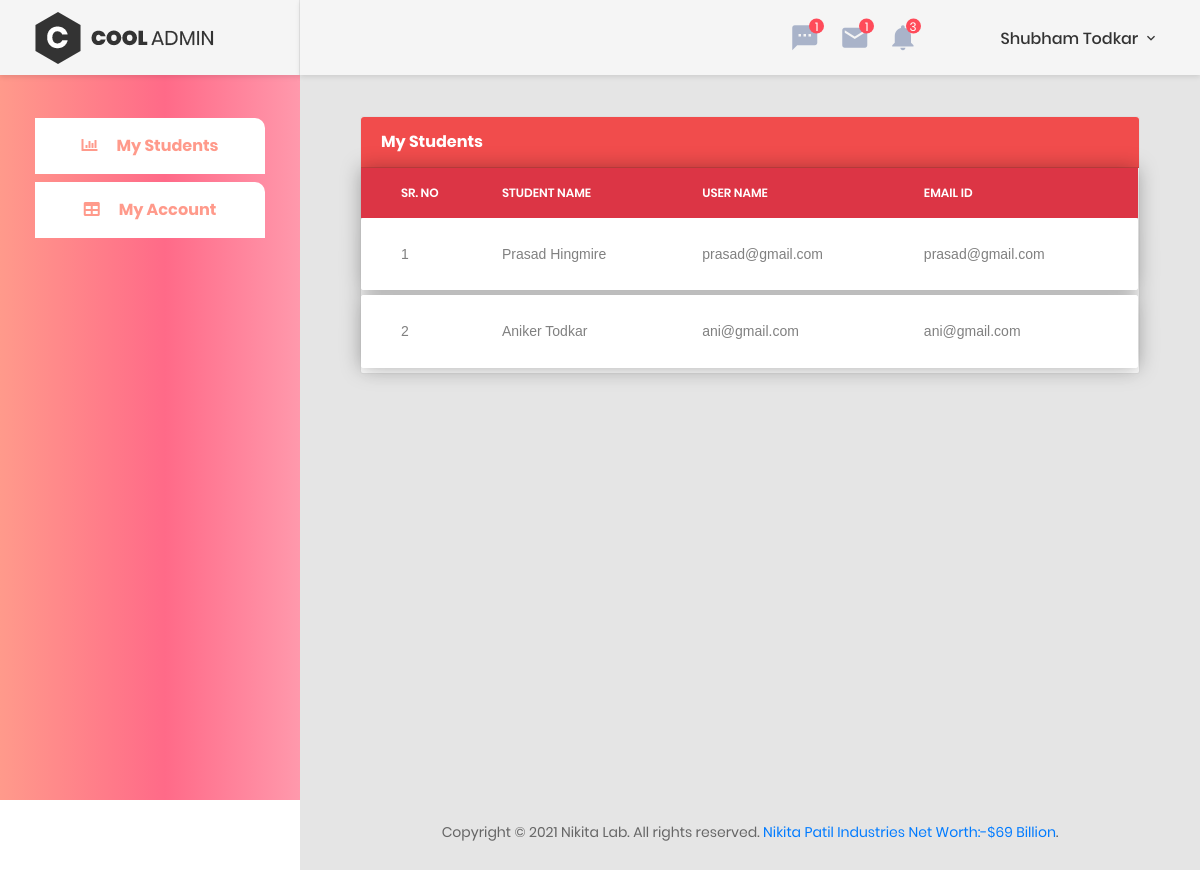
Screenshot of /influencer/my_students.php (signed in) with the database file from the repository.
### tables this page shows
CREATE TABLE `influencer` (
  `influ_id` int(11) NOT NULL,
  `influ_firstname` varchar(60) NOT NULL,
  `influ_lastname` varchar(60) NOT NULL,
  `influ_email` varchar(60) NOT NULL,
  `influ_password` varchar(60) NOT NULL,
  `role` int(11) NOT NULL,
  `gender` varchar(60) NOT NULL,
  `age` int(11) NOT NULL
);

CREATE TABLE `users` (
  `user_id` int(11) NOT NULL,
  `firstname` varchar(50) NOT NULL,
  `lastname` varchar(50) NOT NULL,
  `username` varchar(50) NOT NULL,
  `email_id` varchar(50) NOT NULL,
  `password` varchar(50) NOT NULL,
  `joined_by_role` int(11) DEFAULT NULL,
  `joined_by_id` int(11) DEFAULT NULL,
  `role` int(11) NOT NULL,
  `payment_status` tinyint(1) DEFAULT NULL,
  `payment_id` varchar(50) NOT NULL,
  `joined_date` datetime NOT NULL
);

### influencer/my_students.php (the view, shortened to what this page needs)
<?php
include './../conn.php';
?>
<!DOCTYPE html>
<html lang="en">
<head>
    <?php include("./inc/styles.php") ?>
</head>
<body class="animsition">
    <div class="page-wrapper">
        <?php include("./inc/sidebar.php") ?>
        <div class="page-container">
            <?php include("./inc/header_desk.php") ?>
            <div class="main-content">
                <div class="section__content section__content--p30">
                    <div class="container-fluid">
                        <div class="col-lg-12">
                            <div class="card">
                                <div class="card-header card_header_add">
                                    <strong>My Students</strong>
                                </div>
                                <div class="table-responsive table-responsive-data2">
                                    <table class="table table-data2 table_stock">
                                        <?php
                                        $res_usr = mysqli_query($conn, "SELECT * FROM `users` WHERE joined_by_id='" . $_SESSION["USER_LOGIN_ID"] . "' AND payment_status=1");
                                        if (mysqli_num_rows($res_usr) > 0) {
                                        ?>
                                            <thead>
                                                <tr class="bg-danger table_stock_header">
                                                    <th>Sr. No</th>
                                                    <th>Student Name</th>
                                                    <th>User Name</th>
                                                    <th>Email ID</th>
                                                </tr>
                                            </thead>
                                            <tbody>
                                                <?php
                                                $i = 1;
                                                while ($row = mysqli_fetch_assoc($res_usr)) {
                                                ?>
                                                    <tr class="tr-shadow">
                                                        <td><?php echo $i ?></td>
                                                        <td><?php echo $row['firstname']." ".$row['lastname'] ?></td>
                                                        <td><?php echo $row['username'] ?></td>
                                                        <td><?php echo $row['email_id'] ?></td>
                                                    </tr>
                                                    <tr class="spacer"></tr>
                                            <?php
                                                    $i++;
                                                }
                                            } else {
                                                echo "<h4>You didn't buy course yet</h4>";
                                            } ?>
                                            </tbody>
                                    </table>
                                </div>
                            </div>
                        </div>
                    </div>
                </div>
            </div>
            <?php include './inc/footer.php' ?>
        </div>
    </div>
</body>
</html>

### influencer/inc/header_desk.php (shortened to what this page needs)
<header class="header-desktop">
    <div class="section__content section__content--p30">
        <div class="container-fluid">
            <div class="header-wrap">
                <div class="header-button">
                    <div class="noti-wrap">
                        <div class="noti__item js-item-menu">
                            <i class="zmdi zmdi-comment-more"></i>
                            <span class="quantity">1</span>
                        </div>
                        <div class="noti__item js-item-menu">
                            <i class="zmdi zmdi-email"></i>
                            <span class="quantity">1</span>
                        </div>
                        <div class="noti__item js-item-menu">
                            <i class="zmdi zmdi-notifications"></i>
                            <span class="quantity">3</span>
                        </div>
                    </div>
                    <?php
                    $usr_nav_query = mysqli_query($conn, "SELECT * FROM influencer WHERE influ_id ='" . $_SESSION['USER_LOGIN_ID'] . "'");
                    $row_query = mysqli_fetch_assoc($usr_nav_query);
                    ?>
                    <div class="account-wrap">
                        <div class="account-item clearfix js-item-menu">
                            <div class="content">
                                <a class="js-acc-btn" href="#">
                                <?php echo $row_query["influ_firstname"]." ".$row_query["influ_lastname"] ?>
                                </a>
                            </div>
                        </div>
                    </div>
                </div>
            </div>
        </div>
    </div>
</header>

### css/custom.css (style rules this page uses)
.header-wrap { justify-content: flex-end; }
.card_header_add { background-color: rgb(241, 76, 76) !important; color: white !important; }
.table_stock td { padding:10px 20px; color:#666; font-family:"helvetica", "arial",sans-serif; background:white; }
table { filter:drop-shadow(0 0 10px rgba(0,0,0,0.3)); empty-cells:hide; }
.table_stock_header th { color: white !important; }

### rows the page displays
influencer: influ_firstname "Shubham", influ_lastname "Todkar"
users: firstname "Prasad", lastname "Hingmire", username "prasad@gmail.com", email "prasad@gmail.com"
users: firstname "Aniker", lastname "Todkar", username "ani@gmail.com", email "ani@gmail.com"
